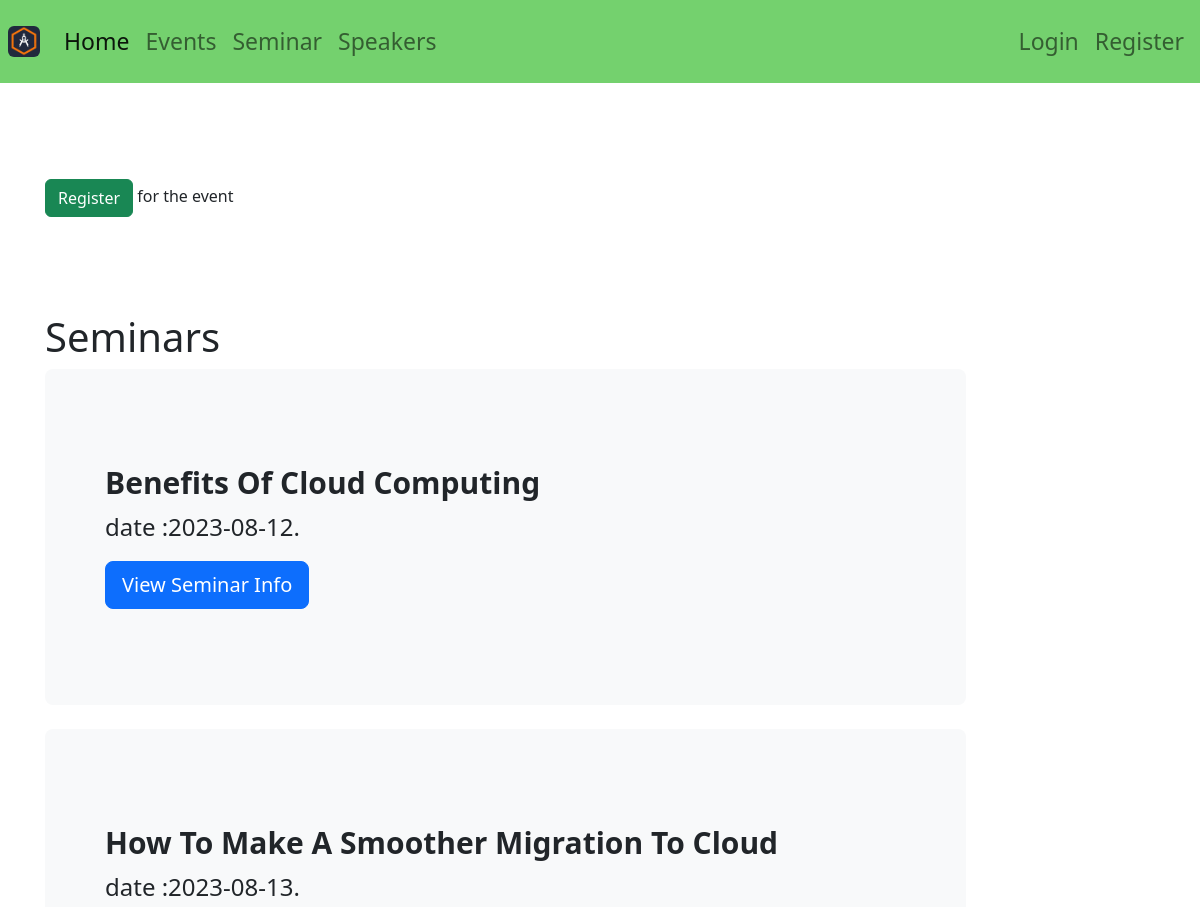
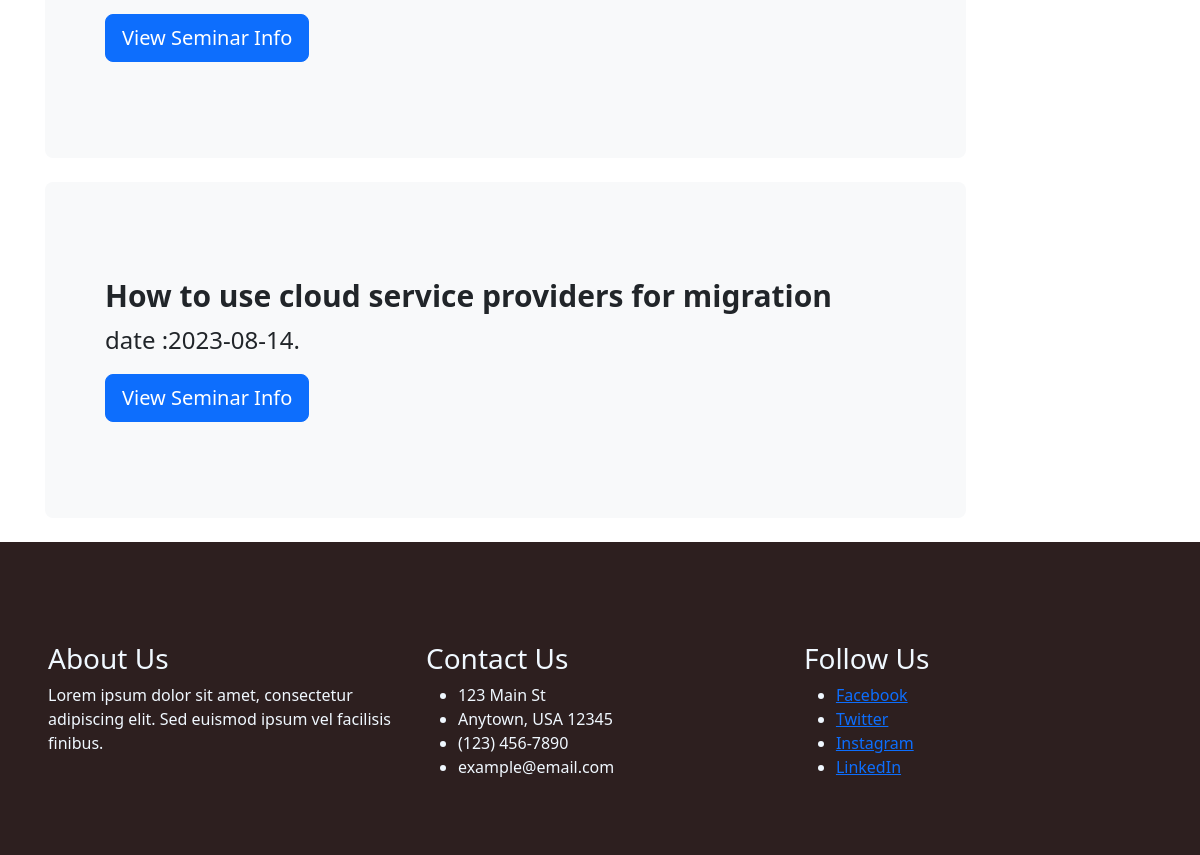
The page /event/detail/1 on the database its author committed (2 pictures, top to bottom).
### database.py (models this page shows, shortened)
class Seminar(Base):
    __tablename__ = 'seminars'
    id = Column(Integer, primary_key=True)
    user_id = Column(Integer, ForeignKey('users.id'))
    topic = Column(String(64), nullable=False)
    sem_description = Column(String(255), nullable=False)
    sem_date= Column(DateTime, nullable=False)
    sem_time= Column(DateTime, nullable=False)
    address = Column(String(64), nullable=False)
    notes = Column(String(255), nullable=False)
    event = Column(ForeignKey('events.id'))
    created_at = Column(DateTime, default=datetime.now)
    updated_at = Column(DateTime, default=datetime.now, onupdate=datetime.now)
    class Meta:
        ordering = ('-created_at',)
        verbose_name = 'Seminar'
        verbose_name_plural = 'Seminars'

### app.py (the view, shortened to what this page needs)
@app.route('/event/detail/<int:id>')
def event_detail(id):
    db = opendb()
    event = db.query(Event).filter_by(id=id).first()
    seminars = db.query(Seminar).filter_by(event=id).all()
    return render_template('event_detail.html', event=event, seminars=seminars, eid=id)

### database.py (called while the page is built)
def opendb():
    engine = create_engine(DB_URL)
    Base.metadata.create_all(engine)
    session_factory = sessionmaker(bind=engine)
    Session = scoped_session(session_factory)
    return Session()

### templates/event_detail.html (shortened to what this page needs)
{% extends 'base.html' %}
{% block content %}
{% if is_attending %}
    <div class="container bg-success">
      <div class="row my-5">
          <div class="col p-2 text-light">
            You are attending this event
          </div>
      </div>
    </div>
{% else %}
<div class="container">
  <div class="row my-5">
      <div class="col py-5">
          <a  class="btn btn-success" href="/event/register/{{eid}}" role="button">Register</a> for the event
      </div>
  </div>
</div>
{% endif %}
<div class="container">
    <div class="row">
        <div class="col-md-10">
            <h1>Seminars</h1>
            {% for s in seminars %}
            <div class="p-5 mb-4 bg-light rounded-3">
                <div class="container-fluid py-5">
                    <h1 class="display-5 fw-bold">{{s.topic}}</h1>
                    <p class="col-md-8 fs-4">date :{{s.sem_date.date()}}.</p>
                    <a class="btn btn-primary btn-lg" href="/seminar/detail/{{s.id}}">View Seminar Info</a>
                </div>
            </div>
            {% endfor %}
        </div>
    </div>
</div>
{% endblock %}

### templates/event_detail.html (style rules this page uses)
body { background-image: url(https://wallpaperaccess.com/full/1156791.jpg); background-repeat: no-repeat; background-size: cover; }
.display-5 { font-size: 30px; }

### templates/footer.html (style rules this page uses)
.container { max-width: 1140px; margin: 0 auto; padding: 0 15px; }
.row { display: flex; flex-wrap: wrap; }

### rows shown on the page
Seminar: topic "Benefits Of Cloud Computing", sem_date "2023-08-12"
Seminar: topic "How To Make A Smoother Migration To Cloud", sem_date "2023-08-13"
Seminar: topic "How to use cloud service providers for migration", sem_date "2023-08-14"
